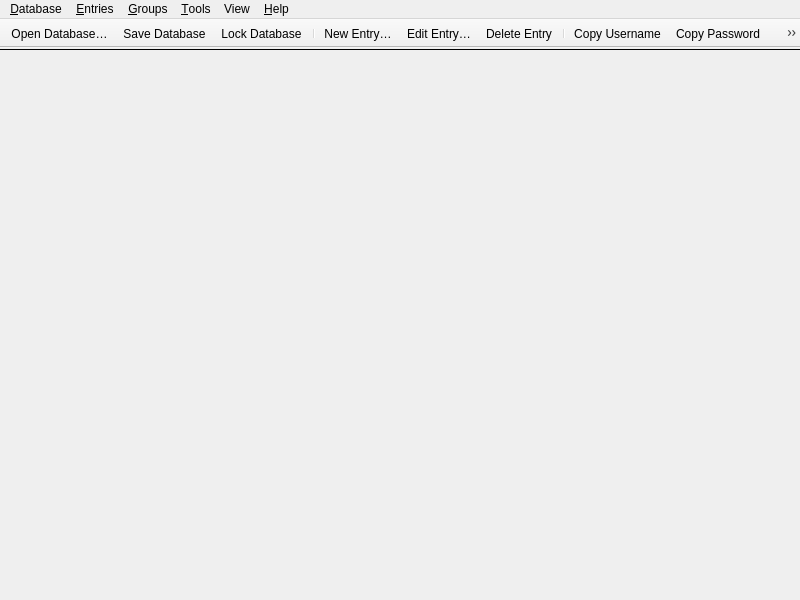
<?xml version="1.0" encoding="UTF-8"?>
<ui version="4.0">
 <class>MainWindow</class>
 <widget class="QMainWindow" name="MainWindow">
  <property name="enabled">
   <bool>true</bool>
  </property>
  <property name="geometry">
   <rect>
    <x>0</x>
    <y>0</y>
    <width>800</width>
    <height>600</height>
   </rect>
  </property>
  <property name="minimumSize">
   <size>
    <width>800</width>
    <height>500</height>
   </size>
  </property>
  <property name="windowTitle">
   <string notr="true">EasyCredentials</string>
  </property>
  <widget class="QWidget" name="centralwidget">
   <property name="enabled">
    <bool>true</bool>
   </property>
   <layout class="QVBoxLayout" name="verticalLayout">
    <property name="spacing">
     <number>0</number>
    </property>
    <property name="leftMargin">
     <number>0</number>
    </property>
    <property name="topMargin">
     <number>0</number>
    </property>
    <property name="rightMargin">
     <number>0</number>
    </property>
    <property name="bottomMargin">
     <number>0</number>
    </property>
    <item>
     <widget class="MessageWidget" name="globalMessageWidget" native="true">
      <property name="sizePolicy">
       <sizepolicy hsizetype="Preferred" vsizetype="Preferred">
        <horstretch>0</horstretch>
        <verstretch>0</verstretch>
       </sizepolicy>
      </property>
     </widget>
    </item>
    <item>
     <widget class="Line" name="toolbarSeparator">
      <property name="frameShadow">
       <enum>QFrame::Plain</enum>
      </property>
      <property name="orientation">
       <enum>Qt::Horizontal</enum>
      </property>
     </widget>
    </item>
    <item>
     <widget class="QStackedWidget" name="stackedWidget">
      <property name="sizePolicy">
       <sizepolicy hsizetype="Preferred" vsizetype="Preferred">
        <horstretch>0</horstretch>
        <verstretch>0</verstretch>
       </sizepolicy>
      </property>
      <property name="currentIndex">
       <number>2</number>
      </property>
      <widget class="QWidget" name="pageDatabase">
       <layout class="QVBoxLayout" name="verticalLayout_2">
        <property name="leftMargin">
         <number>0</number>
        </property>
        <property name="topMargin">
         <number>0</number>
        </property>
        <property name="rightMargin">
         <number>0</number>
        </property>
        <property name="bottomMargin">
         <number>0</number>
        </property>
        <item>
         <widget class="DatabaseTabWidget" name="tabWidget">
          <property name="currentIndex">
           <number>-1</number>
          </property>
          <property name="tabsClosable">
           <bool>true</bool>
          </property>
          <property name="movable">
           <bool>true</bool>
          </property>
         </widget>
        </item>
       </layout>
      </widget>
      <widget class="QWidget" name="pageSettings">
       <layout class="QVBoxLayout" name="verticalLayout_3">
        <property name="leftMargin">
         <number>0</number>
        </property>
        <property name="topMargin">
         <number>0</number>
        </property>
        <property name="rightMargin">
         <number>0</number>
        </property>
        <property name="bottomMargin">
         <number>0</number>
        </property>
        <item>
         <widget class="ApplicationSettingsWidget" name="settingsWidget" native="true"/>
        </item>
       </layout>
      </widget>
      <widget class="QWidget" name="pageWelcome">
       <layout class="QVBoxLayout" name="verticalLayout_5">
        <item>
         <layout class="QHBoxLayout" name="horizontalLayout">
          <item>
           <spacer name="horizontalSpacer">
            <property name="orientation">
             <enum>Qt::Horizontal</enum>
            </property>
            <property name="sizeType">
             <enum>QSizePolicy::MinimumExpanding</enum>
            </property>
            <property name="sizeHint" stdset="0">
             <size>
              <width>50</width>
              <height>20</height>
             </size>
            </property>
           </spacer>
          </item>
          <item>
           <widget class="WelcomeWidget" name="welcomeWidget" native="true"/>
          </item>
          <item>
           <spacer name="horizontalSpacer_2">
            <property name="orientation">
             <enum>Qt::Horizontal</enum>
            </property>
            <property name="sizeType">
             <enum>QSizePolicy::MinimumExpanding</enum>
            </property>
            <property name="sizeHint" stdset="0">
             <size>
              <width>50</width>
              <height>20</height>
             </size>
            </property>
           </spacer>
          </item>
         </layout>
        </item>
       </layout>
      </widget>
      <widget class="QWidget" name="pagePasswordGenerator">
       <layout class="QVBoxLayout" name="verticalLayout_6">
        <property name="leftMargin">
         <number>60</number>
        </property>
        <property name="topMargin">
         <number>30</number>
        </property>
        <property name="rightMargin">
         <number>60</number>
        </property>
        <item>
         <spacer name="verticalSpacer_2">
          <property name="orientation">
           <enum>Qt::Vertical</enum>
          </property>
          <property name="sizeHint" stdset="0">
           <size>
            <width>20</width>
            <height>40</height>
           </size>
          </property>
         </spacer>
        </item>
        <item>
         <widget class="PasswordGeneratorWidget" name="passwordGeneratorWidget" native="true"/>
        </item>
        <item>
         <spacer name="verticalSpacer">
          <property name="orientation">
           <enum>Qt::Vertical</enum>
          </property>
          <property name="sizeHint" stdset="0">
           <size>
            <width>20</width>
            <height>40</height>
           </size>
          </property>
         </spacer>
        </item>
       </layout>
      </widget>
     </widget>
    </item>
   </layout>
  </widget>
  <widget class="QMenuBar" name="menubar">
   <property name="geometry">
    <rect>
     <x>0</x>
     <y>0</y>
     <width>800</width>
     <height>22</height>
    </rect>
   </property>
   <property name="contextMenuPolicy">
    <enum>Qt::PreventContextMenu</enum>
   </property>
   <widget class="QMenu" name="menuFile">
    <property name="title">
     <string>&amp;Database</string>
    </property>
    <widget class="QMenu" name="menuRecentDatabases">
     <property name="title">
      <string>&amp;Recent Databases</string>
     </property>
    </widget>
    <widget class="QMenu" name="menuExport">
     <property name="title">
      <string>&amp;Export</string>
     </property>
     <addaction name="actionExportCsv"/>
     <addaction name="actionExportHtml"/>
     <addaction name="actionExportXML"/>
    </widget>
    <addaction name="actionDatabaseNew"/>
    <addaction name="actionDatabaseOpen"/>
    <addaction name="menuRecentDatabases"/>
    <addaction name="actionDatabaseSave"/>
    <addaction name="actionDatabaseSaveAs"/>
    <addaction name="actionDatabaseSaveBackup"/>
    <addaction name="actionDatabaseClose"/>
    <addaction name="separator"/>
    <addaction name="actionLockDatabase"/>
    <addaction name="actionLockAllDatabases"/>
    <addaction name="separator"/>
    <addaction name="actionDatabaseSettings"/>
    <addaction name="actionDatabaseSecurity"/>
    <addaction name="actionReports"/>
    <addaction name="separator"/>
    <addaction name="actionPasskeys"/>
    <addaction name="actionImportPasskey"/>
    <addaction name="separator"/>
    <addaction name="actionDatabaseMerge"/>
    <addaction name="actionImport"/>
    <addaction name="menuExport"/>
    <addaction name="separator"/>
    <addaction name="actionQuit"/>
   </widget>
   <widget class="QMenu" name="menuHelp">
    <property name="title">
     <string>&amp;Help</string>
    </property>
    <addaction name="separator"/>
    <addaction name="actionGettingStarted"/>
    <addaction name="actionUserGuide"/>
    <addaction name="actionKeyboardShortcuts"/>
    <addaction name="actionOnlineHelp"/>
    <addaction name="separator"/>
    <addaction name="actionCheckForUpdates"/>
    <addaction name="actionDonate"/>
    <addaction name="actionBugReport"/>
    <addaction name="actionAbout"/>
   </widget>
   <widget class="QMenu" name="menuEntries">
    <property name="title">
     <string>&amp;Entries</string>
    </property>
    <property name="separatorsCollapsible">
     <bool>true</bool>
    </property>
    <widget class="QMenu" name="menuEntryCopyAttribute">
     <property name="toolTip">
      <string/>
     </property>
     <property name="title">
      <string>Copy Att&amp;ribute</string>
     </property>
     <addaction name="actionEntryCopyTitle"/>
     <addaction name="actionEntryCopyNotes"/>
     <addaction name="separator"/>
    </widget>
    <widget class="QMenu" name="menuEntryTotp">
     <property name="title">
      <string>TOTP</string>
     </property>
     <addaction name="actionEntryCopyTotp"/>
     <addaction name="actionEntryCopyPasswordTotp"/>
     <addaction name="actionEntryTotp"/>
     <addaction name="actionEntryTotpQRCode"/>
     <addaction name="actionEntrySetupTotp"/>
    </widget>
    <widget class="QMenu" name="menuTags">
     <property name="tearOffEnabled">
      <bool>true</bool>
     </property>
     <property name="title">
      <string>Tags</string>
     </property>
    </widget>
    <addaction name="separator"/>
    <addaction name="actionEntryNew"/>
    <addaction name="actionEntryEdit"/>
    <addaction name="actionEntryExpire"/>
    <addaction name="actionEntryClone"/>
    <addaction name="actionEntryDelete"/>
    <addaction name="separator"/>
    <addaction name="actionEntryMoveUp"/>
    <addaction name="actionEntryMoveDown"/>
    <addaction name="separator"/>
    <addaction name="actionEntryCopyUsername"/>
    <addaction name="actionEntryCopyPassword"/>
    <addaction name="actionEntryCopyURL"/>
    <addaction name="menuEntryCopyAttribute"/>
    <addaction name="menuEntryTotp"/>
    <addaction name="menuTags"/>
    <addaction name="separator"/>
    <addaction name="actionEntryAutoType"/>
    <addaction name="separator"/>
    <addaction name="actionEntryImportPasskey"/>
    <addaction name="actionEntryRemovePasskey"/>
    <addaction name="separator"/>
    <addaction name="actionEntryOpenUrl"/>
    <addaction name="actionEntryDownloadIcon"/>
    <addaction name="separator"/>
    <addaction name="actionEntryAddToAgent"/>
    <addaction name="actionEntryRemoveFromAgent"/>
    <addaction name="separator"/>
    <addaction name="actionEntryRestore"/>
   </widget>
   <widget class="QMenu" name="menuGroups">
    <property name="title">
     <string>&amp;Groups</string>
    </property>
    <addaction name="actionGroupEmptyRecycleBin"/>
    <addaction name="separator"/>
    <addaction name="actionGroupNew"/>
    <addaction name="actionGroupEdit"/>
    <addaction name="actionGroupClone"/>
    <addaction name="actionGroupDelete"/>
    <addaction name="separator"/>
    <addaction name="actionGroupSortAsc"/>
    <addaction name="actionGroupSortDesc"/>
    <addaction name="separator"/>
    <addaction name="actionGroupDownloadFavicons"/>
   </widget>
   <widget class="QMenu" name="menuTools">
    <property name="title">
     <string>&amp;Tools</string>
    </property>
    <addaction name="actionPasswordGenerator"/>
    <addaction name="actionClearSSHAgent"/>
    <addaction name="actionSettings"/>
   </widget>
   <widget class="QMenu" name="menuView">
    <property name="title">
     <string>View</string>
    </property>
    <widget class="QMenu" name="menuTheme">
     <property name="title">
      <string>Theme</string>
     </property>
     <addaction name="actionThemeAuto"/>
     <addaction name="actionThemeLight"/>
     <addaction name="actionThemeDark"/>
     <addaction name="actionThemeClassic"/>
    </widget>
    <addaction name="menuTheme"/>
    <addaction name="actionCompactMode"/>
    <addaction name="actionAlwaysOnTop"/>
    <addaction name="actionAllowScreenCapture"/>
    <addaction name="separator"/>
    <addaction name="actionShowPreviewPanel"/>
    <addaction name="actionShowGroupPanel"/>
    <addaction name="separator"/>
    <addaction name="actionShowMenubar"/>
    <addaction name="actionShowToolbar"/>
    <addaction name="separator"/>
    <addaction name="actionHideUsernames"/>
    <addaction name="actionHidePasswords"/>
   </widget>
   <addaction name="menuFile"/>
   <addaction name="menuEntries"/>
   <addaction name="menuGroups"/>
   <addaction name="menuTools"/>
   <addaction name="menuView"/>
   <addaction name="menuHelp"/>
  </widget>
  <widget class="KPToolBar" name="toolBar">
   <property name="contextMenuPolicy">
    <enum>Qt::PreventContextMenu</enum>
   </property>
   <property name="movable">
    <bool>false</bool>
   </property>
   <property name="iconSize">
    <size>
     <width>26</width>
     <height>26</height>
    </size>
   </property>
   <attribute name="toolBarArea">
    <enum>TopToolBarArea</enum>
   </attribute>
   <attribute name="toolBarBreak">
    <bool>false</bool>
   </attribute>
   <addaction name="actionDatabaseOpen"/>
   <addaction name="actionDatabaseSave"/>
   <addaction name="actionLockDatabaseToolbar"/>
   <addaction name="separator"/>
   <addaction name="actionEntryNew"/>
   <addaction name="actionEntryEdit"/>
   <addaction name="actionEntryDelete"/>
   <addaction name="separator"/>
   <addaction name="actionEntryCopyUsername"/>
   <addaction name="actionEntryCopyPassword"/>
   <addaction name="actionEntryCopyURL"/>
   <addaction name="actionEntryAutoType"/>
   <addaction name="separator"/>
   <addaction name="actionDatabaseSettings"/>
   <addaction name="actionReports"/>
   <addaction name="separator"/>
   <addaction name="actionPasswordGenerator"/>
   <addaction name="actionSettings"/>
   <addaction name="separator"/>
  </widget>
  <action name="actionQuit">
   <property name="text">
    <string>&amp;Quit</string>
   </property>
   <property name="menuRole">
    <enum>QAction::QuitRole</enum>
   </property>
  </action>
  <action name="actionAbout">
   <property name="text">
    <string>&amp;About</string>
   </property>
   <property name="menuRole">
    <enum>QAction::AboutRole</enum>
   </property>
  </action>
  <action name="actionCheckForUpdates">
   <property name="text">
    <string>&amp;Check for Updates</string>
   </property>
   <property name="menuRole">
    <enum>QAction::ApplicationSpecificRole</enum>
   </property>
  </action>
  <action name="actionDatabaseOpen">
   <property name="text">
    <string>&amp;Open Database…</string>
   </property>
  </action>
  <action name="actionDatabaseSave">
   <property name="text">
    <string>&amp;Save Database</string>
   </property>
  </action>
  <action name="actionDatabaseClose">
   <property name="text">
    <string>&amp;Close Database</string>
   </property>
  </action>
  <action name="actionDatabaseNew">
   <property name="text">
    <string>&amp;New Database…</string>
   </property>
   <property name="toolTip">
    <string>Create a new database</string>
   </property>
  </action>
  <action name="actionDatabaseMerge">
   <property name="text">
    <string>&amp;Merge From Database…</string>
   </property>
   <property name="toolTip">
    <string>Merge from another KDBX database</string>
   </property>
  </action>
  <action name="actionEntryNew">
   <property name="text">
    <string>&amp;New Entry…</string>
   </property>
   <property name="toolTip">
    <string>New Entry</string>
   </property>
  </action>
  <action name="actionEntryEdit">
   <property name="text">
    <string>&amp;Edit Entry…</string>
   </property>
   <property name="iconText">
    <string>Edit Entry…</string>
   </property>
   <property name="toolTip">
    <string>View or edit entry</string>
   </property>
  </action>
  <action name="actionEntryExpire">
   <property name="enabled">
    <bool>false</bool>
   </property>
   <property name="text">
    <string>E&amp;xpire Entry</string>
   </property>
   <property name="iconText">
    <string>Expire Entry</string>
   </property>
   <property name="toolTip">
    <string>Expire Entry</string>
   </property>
  </action>
  <action name="actionEntryDelete">
   <property name="text">
    <string>&amp;Delete Entry</string>
   </property>
   <property name="iconText">
    <string>Delete Entry</string>
   </property>
   <property name="toolTip">
    <string>Delete Entry</string>
   </property>
   <property name="shortcut">
    <string notr="true">Del</string>
   </property>
  </action>
  <action name="actionGroupNew">
   <property name="text">
    <string>&amp;New Group…</string>
   </property>
   <property name="toolTip">
    <string>Add a new group</string>
   </property>
  </action>
  <action name="actionGroupEdit">
   <property name="text">
    <string>&amp;Edit Group…</string>
   </property>
  </action>
  <action name="actionGroupDelete">
   <property name="text">
    <string>&amp;Delete Group…</string>
   </property>
  </action>
  <action name="actionGroupDownloadFavicons">
   <property name="text">
    <string>Download All &amp;Favicons…</string>
   </property>
  </action>
  <action name="actionGroupSortAsc">
   <property name="text">
    <string>Sort &amp;A-Z</string>
   </property>
  </action>
  <action name="actionGroupSortDesc">
   <property name="text">
    <string>Sort &amp;Z-A</string>
   </property>
  </action>
  <action name="actionDatabaseSaveAs">
   <property name="text">
    <string>Sa&amp;ve Database As…</string>
   </property>
  </action>
  <action name="actionDatabaseSecurity">
   <property name="text">
    <string>Database &amp;Security…</string>
   </property>
  </action>
  <action name="actionReports">
   <property name="checkable">
    <bool>true</bool>
   </property>
   <property name="text">
    <string>Database &amp;Reports…</string>
   </property>
   <property name="toolTip">
    <string>Statistics, health check, etc.</string>
   </property>
   <property name="menuRole">
    <enum>QAction::NoRole</enum>
   </property>
  </action>
  <action name="actionDatabaseSettings">
   <property name="checkable">
    <bool>true</bool>
   </property>
   <property name="text">
    <string>&amp;Database Settings…</string>
   </property>
   <property name="toolTip">
    <string>Database settings</string>
   </property>
   <property name="menuRole">
    <enum>QAction::NoRole</enum>
   </property>
  </action>
  <action name="actionPasskeys">
   <property name="text">
    <string>Passkeys…</string>
   </property>
   <property name="toolTip">
    <string>Passkeys</string>
   </property>
   <property name="menuRole">
    <enum>QAction::NoRole</enum>
   </property>
  </action>
  <action name="actionImportPasskey">
   <property name="text">
    <string>Import Passkey</string>
   </property>
   <property name="toolTip">
    <string>Import Passkey</string>
   </property>
   <property name="menuRole">
    <enum>QAction::NoRole</enum>
   </property>
  </action>
  <action name="actionEntryClone">
   <property name="text">
    <string>&amp;Clone Entry…</string>
   </property>
  </action>
  <action name="actionEntryMoveUp">
   <property name="text">
    <string>Move u&amp;p</string>
   </property>
   <property name="toolTip">
    <string>Move entry one step up</string>
   </property>
  </action>
  <action name="actionEntryMoveDown">
   <property name="text">
    <string>Move do&amp;wn</string>
   </property>
   <property name="toolTip">
    <string>Move entry one step down</string>
   </property>
  </action>
  <action name="actionEntryCopyUsername">
   <property name="text">
    <string>Copy &amp;Username</string>
   </property>
   <property name="toolTip">
    <string>Copy username to clipboard</string>
   </property>
  </action>
  <action name="actionEntryCopyPassword">
   <property name="text">
    <string>Copy &amp;Password</string>
   </property>
   <property name="toolTip">
    <string>Copy password to clipboard</string>
   </property>
  </action>
  <action name="actionSettings">
   <property name="checkable">
    <bool>true</bool>
   </property>
   <property name="text">
    <string>&amp;Settings</string>
   </property>
   <property name="menuRole">
    <enum>QAction::PreferencesRole</enum>
   </property>
  </action>
  <action name="actionPasswordGenerator">
   <property name="checkable">
    <bool>true</bool>
   </property>
   <property name="text">
    <string>&amp;Password Generator</string>
   </property>
  </action>
  <action name="actionEntryAutoType">
   <property name="text">
    <string>Perform &amp;Auto-Type</string>
   </property>
  </action>
  <action name="actionEntryImportPasskey">
   <property name="text">
    <string>Import Passkey</string>
   </property>
  </action>
  <action name="actionEntryRemovePasskey">
   <property name="text">
    <string>Remove Passkey From Entry</string>
   </property>
  </action>
  <action name="actionEntryAutoTypeUsername">
   <property name="enabled">
    <bool>false</bool>
   </property>
   <property name="text">
    <string notr="true">{USERNAME}</string>
   </property>
   <property name="iconText">
    <string notr="true">{USERNAME}</string>
   </property>
   <property name="toolTip">
    <string notr="true">{USERNAME}</string>
   </property>
  </action>
  <action name="actionEntryAutoTypeUsernameEnter">
   <property name="enabled">
    <bool>false</bool>
   </property>
   <property name="text">
    <string notr="true">{USERNAME}{ENTER}</string>
   </property>
   <property name="iconText">
    <string notr="true">{USERNAME}{ENTER}</string>
   </property>
   <property name="toolTip">
    <string notr="true">{USERNAME}{ENTER}</string>
   </property>
  </action>
  <action name="actionEntryAutoTypePassword">
   <property name="enabled">
    <bool>false</bool>
   </property>
   <property name="text">
    <string notr="true">{PASSWORD}</string>
   </property>
   <property name="iconText">
    <string notr="true">{PASSWORD}</string>
   </property>
   <property name="toolTip">
    <string notr="true">{PASSWORD}</string>
   </property>
  </action>
  <action name="actionEntryAutoTypePasswordEnter">
   <property name="enabled">
    <bool>false</bool>
   </property>
   <property name="text">
    <string notr="true">{PASSWORD}{ENTER}</string>
   </property>
   <property name="iconText">
    <string notr="true">{PASSWORD}{ENTER}</string>
   </property>
   <property name="toolTip">
    <string notr="true">{PASSWORD}{ENTER}</string>
   </property>
  </action>
  <action name="actionEntryAutoTypeTOTP">
   <property name="enabled">
    <bool>false</bool>
   </property>
   <property name="text">
    <string notr="true">{TOTP}</string>
   </property>
   <property name="iconText">
    <string notr="true">{TOTP}</string>
   </property>
   <property name="toolTip">
    <string notr="true">{TOTP}</string>
   </property>
  </action>
  <action name="actionEntryAutoTypeURL">
   <property name="enabled">
    <bool>false</bool>
   </property>
   <property name="text">
    <string notr="true">{URL}</string>
   </property>
   <property name="iconText">
    <string notr="true">{URL}</string>
   </property>
   <property name="toolTip">
    <string notr="true">{URL}</string>
   </property>
  </action>
  <action name="actionEntryAutoTypeURLEnter">
   <property name="enabled">
    <bool>false</bool>
   </property>
   <property name="text">
    <string notr="true">{URL}{ENTER}</string>
   </property>
   <property name="iconText">
    <string notr="true">{URL}{ENTER}</string>
   </property>
   <property name="toolTip">
    <string notr="true">{URL}{ENTER}</string>
   </property>
  </action>
  <action name="actionEntryDownloadIcon">
   <property name="text">
    <string>Download &amp;Favicon</string>
   </property>
  </action>
  <action name="actionEntryOpenUrl">
   <property name="text">
    <string>Open &amp;URL</string>
   </property>
  </action>
  <action name="actionLockDatabase">
   <property name="text">
    <string>&amp;Lock Database</string>
   </property>
  </action>
  <action name="actionLockAllDatabases">
   <property name="text">
    <string>Lock &amp;All Databases</string>
   </property>
  </action>
  <action name="actionEntryCopyTitle">
   <property name="text">
    <string>&amp;Title</string>
   </property>
   <property name="toolTip">
    <string>Copy title to clipboard</string>
   </property>
  </action>
  <action name="actionEntryCopyURL">
   <property name="text">
    <string>Copy &amp;URL</string>
   </property>
   <property name="toolTip">
    <string>Copy URL to clipboard</string>
   </property>
  </action>
  <action name="actionEntryCopyNotes">
   <property name="text">
    <string>&amp;Notes</string>
   </property>
   <property name="toolTip">
    <string>Copy notes to clipboard</string>
   </property>
  </action>
  <action name="actionExportCsv">
   <property name="text">
    <string>&amp;CSV File…</string>
   </property>
  </action>
  <action name="actionExportHtml">
   <property name="text">
    <string>&amp;HTML File…</string>
   </property>
  </action>
  <action name="actionImportKeePass1">
   <property name="text">
    <string>KeePass 1 Database…</string>
   </property>
   <property name="toolTip">
    <string>Import a KeePass 1 database</string>
   </property>
  </action>
  <action name="actionImportOpVault">
   <property name="text">
    <string>1Password Vault…</string>
   </property>
   <property name="toolTip">
    <string>Import a 1Password Vault</string>
   </property>
  </action>
  <action name="actionImportCsv">
   <property name="text">
    <string>CSV File…</string>
   </property>
   <property name="toolTip">
    <string>Import a CSV file</string>
   </property>
  </action>
  <action name="actionEntryTotp">
   <property name="text">
    <string>Show TOTP</string>
   </property>
  </action>
  <action name="actionEntryTotpQRCode">
   <property name="text">
    <string>Show QR Code</string>
   </property>
  </action>
  <action name="actionEntrySetupTotp">
   <property name="text">
    <string>Set up TOTP…</string>
   </property>
  </action>
  <action name="actionEntryCopyTotp">
   <property name="text">
    <string>Copy &amp;TOTP</string>
   </property>
  </action>
  <action name="actionEntryCopyPasswordTotp">
   <property name="text">
    <string>Copy Password and TOTP</string>
   </property>
  </action>
  <action name="actionGroupEmptyRecycleBin">
   <property name="text">
    <string>E&amp;mpty recycle bin</string>
   </property>
   <property name="toolTip">
    <string>Empty Recycle Bin</string>
   </property>
  </action>
  <action name="actionDonate">
   <property name="text">
    <string>&amp;Donate</string>
   </property>
  </action>
  <action name="actionBugReport">
   <property name="text">
    <string>Report a &amp;Bug</string>
   </property>
  </action>
  <action name="actionGettingStarted">
   <property name="text">
    <string>&amp;Getting Started</string>
   </property>
   <property name="toolTip">
    <string>Open Getting Started Guide</string>
   </property>
  </action>
  <action name="actionOnlineHelp">
   <property name="text">
    <string>&amp;Online Help</string>
   </property>
   <property name="toolTip">
    <string>Go to online documentation</string>
   </property>
  </action>
  <action name="actionUserGuide">
   <property name="text">
    <string>&amp;User Guide</string>
   </property>
   <property name="toolTip">
    <string>Open User Guide</string>
   </property>
  </action>
  <action name="actionKeyboardShortcuts">
   <property name="text">
    <string>&amp;Keyboard Shortcuts</string>
   </property>
   <property name="shortcut">
    <string notr="true">Ctrl+/</string>
   </property>
  </action>
  <action name="actionDatabaseSaveBackup">
   <property name="text">
    <string>Save Database Backup…</string>
   </property>
  </action>
  <action name="actionEntryAddToAgent">
   <property name="text">
    <string>Add key to SSH Agent</string>
   </property>
  </action>
  <action name="actionEntryRemoveFromAgent">
   <property name="text">
    <string>Remove key from SSH Agent</string>
   </property>
  </action>
  <action name="actionCompactMode">
   <property name="checkable">
    <bool>true</bool>
   </property>
   <property name="text">
    <string>Compact Mode</string>
   </property>
  </action>
  <action name="actionThemeAuto">
   <property name="checkable">
    <bool>true</bool>
   </property>
   <property name="checked">
    <bool>true</bool>
   </property>
   <property name="text">
    <string>Automatic</string>
   </property>
  </action>
  <action name="actionThemeLight">
   <property name="checkable">
    <bool>true</bool>
   </property>
   <property name="text">
    <string>Light</string>
   </property>
  </action>
  <action name="actionThemeDark">
   <property name="checkable">
    <bool>true</bool>
   </property>
   <property name="text">
    <string>Dark</string>
   </property>
  </action>
  <action name="actionThemeClassic">
   <property name="checkable">
    <bool>true</bool>
   </property>
   <property name="text">
    <string>Classic (Platform-native)</string>
   </property>
  </action>
  <action name="actionShowMenubar">
   <property name="checkable">
    <bool>true</bool>
   </property>
   <property name="checked">
    <bool>true</bool>
   </property>
   <property name="text">
    <string>Show Menubar</string>
   </property>
   <property name="toolTip">
    <string>Toggle Show Menubar</string>
   </property>
  </action>
  <action name="actionShowToolbar">
   <property name="checkable">
    <bool>true</bool>
   </property>
   <property name="checked">
    <bool>true</bool>
   </property>
   <property name="text">
    <string>Show Toolbar</string>
   </property>
  </action>
  <action name="actionShowPreviewPanel">
   <property name="checkable">
    <bool>true</bool>
   </property>
   <property name="checked">
    <bool>true</bool>
   </property>
   <property name="text">
    <string>Show Preview Panel</string>
   </property>
  </action>
  <action name="actionAlwaysOnTop">
   <property name="checkable">
    <bool>true</bool>
   </property>
   <property name="text">
    <string>Always on Top</string>
   </property>
   <property name="shortcut">
    <string notr="true">Ctrl+Shift+A</string>
   </property>
  </action>
  <action name="actionHideUsernames">
   <property name="checkable">
    <bool>true</bool>
   </property>
   <property name="text">
    <string>Hide Usernames</string>
   </property>
   <property name="shortcut">
    <string notr="true">Ctrl+Shift+B</string>
   </property>
  </action>
  <action name="actionHidePasswords">
   <property name="checkable">
    <bool>true</bool>
   </property>
   <property name="checked">
    <bool>true</bool>
   </property>
   <property name="text">
    <string>Hide Passwords</string>
   </property>
   <property name="shortcut">
    <string notr="true">Ctrl+Shift+C</string>
   </property>
  </action>
  <action name="actionEntryAutoTypeSequence">
   <property name="text">
    <string notr="true">{USERNAME}{TAB}{PASSWORD}{ENTER}</string>
   </property>
   <property name="iconText">
    <string notr="true">{USERNAME}{TAB}{PASSWORD}{ENTER}</string>
   </property>
   <property name="toolTip">
    <string notr="true">{USERNAME}{TAB}{PASSWORD}{ENTER}</string>
   </property>
  </action>
  <action name="actionGroupClone">
   <property name="text">
    <string>Clone Group...</string>
   </property>
  </action>
  <action name="actionEntryRestore">
   <property name="text">
    <string notr="true" extracomment="Translatable string with plural form set in CPP file">Restore Entry(s)</string>
   </property>
   <property name="toolTip">
    <string notr="true" extracomment="Translatable string with plural form set in CPP file">Restore Entry(s)</string>
   </property>
   <property name="shortcut">
    <string notr="true">Ctrl+R</string>
   </property>
  </action>
  <action name="actionLockDatabaseToolbar">
   <property name="text">
    <string>&amp;Lock Database</string>
   </property>
  </action>
  <action name="actionExportXML">
   <property name="text">
    <string>&amp;XML File…</string>
   </property>
   <property name="toolTip">
    <string>XML File…</string>
   </property>
  </action>
  <action name="actionAllowScreenCapture">
   <property name="checkable">
    <bool>true</bool>
   </property>
   <property name="text">
    <string>Allow Screen Capture</string>
   </property>
  </action>
  <action name="actionImport1PUX">
   <property name="text">
    <string>1Password 1PUX...</string>
   </property>
   <property name="toolTip">
    <string>Import a 1Password 1PUX file</string>
   </property>
  </action>
  <action name="actionImport">
   <property name="text">
    <string>Import…</string>
   </property>
  </action>
  <action name="actionShowGroupPanel">
   <property name="checkable">
    <bool>true</bool>
   </property>
   <property name="checked">
    <bool>true</bool>
   </property>
   <property name="text">
    <string>Show Group Panel</string>
   </property>
   <property name="toolTip">
    <string>Toggle Show Group Panel</string>
   </property>
  </action>
  <action name="actionClearSSHAgent">
   <property name="text">
    <string>Clear SSH Agent</string>
   </property>
   <property name="toolTip">
    <string>Clear all identities in ssh-agent</string>
   </property>
   <property name="menuRole">
    <enum>QAction::TextHeuristicRole</enum>
   </property>
  </action>
 </widget>
 <customwidgets>
  <customwidget>
   <class>MessageWidget</class>
   <extends>QWidget</extends>
   <header>gui/MessageWidget.h</header>
   <container>1</container>
  </customwidget>
  <customwidget>
   <class>PasswordGeneratorWidget</class>
   <extends>QWidget</extends>
   <header>gui/PasswordGeneratorWidget.h</header>
   <container>1</container>
  </customwidget>
  <customwidget>
   <class>DatabaseTabWidget</class>
   <extends>QTabWidget</extends>
   <header>gui/DatabaseTabWidget.h</header>
   <container>1</container>
  </customwidget>
  <customwidget>
   <class>ApplicationSettingsWidget</class>
   <extends>QWidget</extends>
   <header>gui/ApplicationSettingsWidget.h</header>
   <container>1</container>
  </customwidget>
  <customwidget>
   <class>WelcomeWidget</class>
   <extends>QWidget</extends>
   <header>gui/WelcomeWidget.h</header>
   <container>1</container>
  </customwidget>
  <customwidget>
   <class>KPToolBar</class>
   <extends>QToolBar</extends>
   <header>gui/widgets/KPToolBar.h</header>
  </customwidget>
 </customwidgets>
 <resources/>
 <connections/>
</ui>
